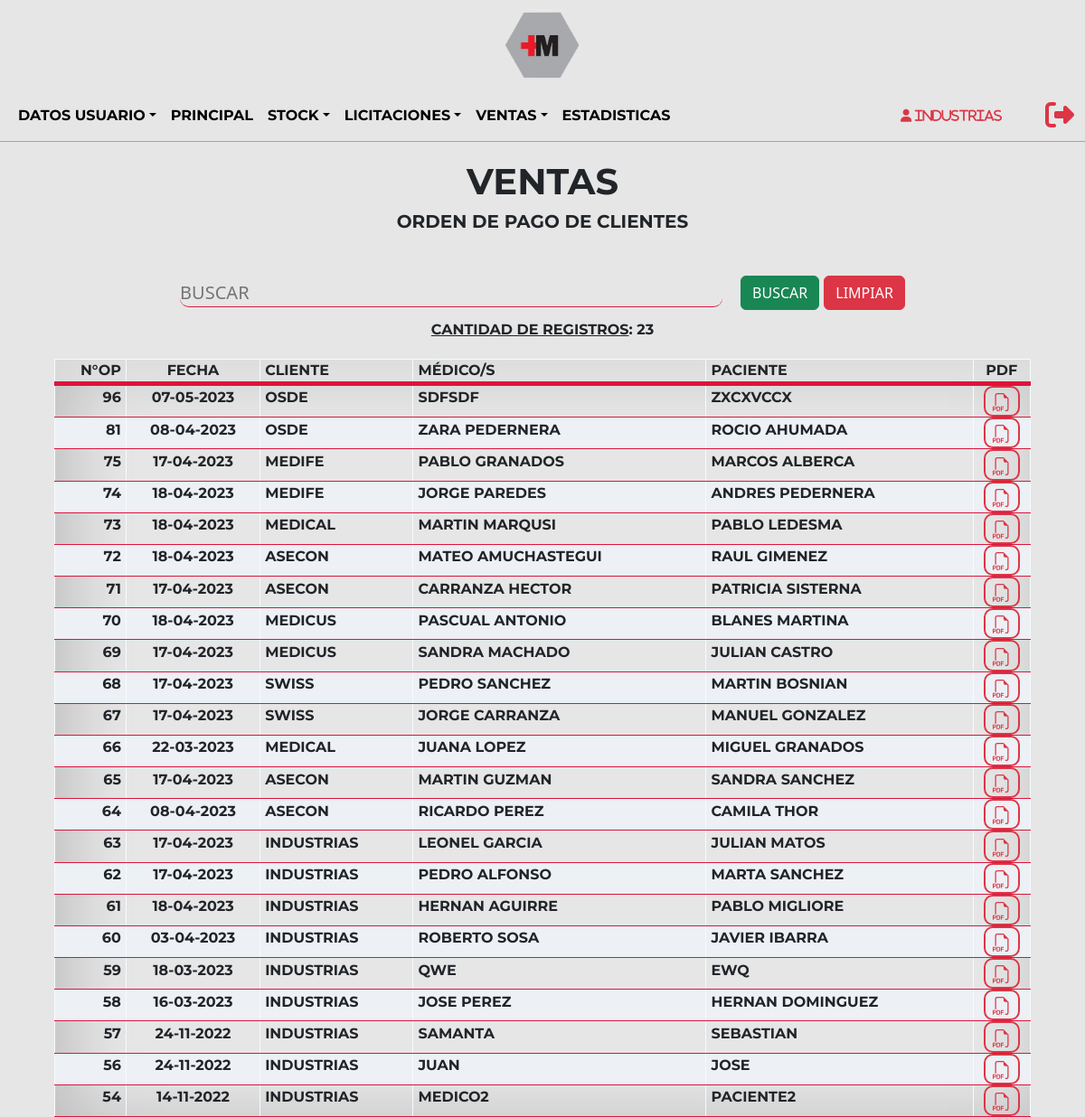
/Sistema/Ventas/ordenPago.php?ok (signed in), run on the app's committed database.
### tables this page shows
CREATE TABLE `usuario` (
  `idUsuario` int(3) NOT NULL,
  `usuario` text NOT NULL,
  `contraseña` varchar(60) NOT NULL,
  `idRol` int(2) NOT NULL,
  `idTipoUsuario` int(10) NOT NULL,
  `nombre` varchar(100) NOT NULL,
  `correo` varchar(100) NOT NULL,
  `direccion` varchar(100) NOT NULL,
  `idEstadoUsuario` int(2) NOT NULL
);

CREATE TABLE `documento` (
  `idDocumento` int(3) NOT NULL,
  `idEstadoDocumento` int(3) NOT NULL
);

### Sistema/Ventas/ordenPago.php (the view, shortened to what this page needs)
<?php
include('../../Utils/conexion.php');
$iduser = $_SESSION['usuario'];
$sql = "SELECT idUsuario, usuario, idRol FROM usuario WHERE usuario='$iduser'";
$resultado = $datos_base->query($sql);
$row = $resultado->fetch_assoc();
$nom = $row['usuario'];
$idRol = $row['idRol'];
?>
<!DOCTYPE html>
<html lang="en">
<head>
    <link href="https://cdn.jsdelivr.net/npm/bootstrap@5.2.0-beta1/dist/css/bootstrap.min.css" rel="stylesheet">
    <link rel="stylesheet" type="text/css" href="../../Css/estilos.css"/>
</head>
<body>
    <?php include('../Layouts/ventasHeader.php'); ?>
    <main>
        <section class="ini">
            <div class="ini-tit">
                <?php
                if($idRol != $rolobra){?>
                    <h1>VENTAS</h1>
                <?php }else{?>
                    <h1>COMPRAS</h1>
                <?php }?>
                <h5>ORDEN DE PAGO DE CLIENTES</h5>
            </div>
            <div class="container">
                <form method="POST" action="./ordenPago.php">
                    <div class="form-grilla">
                        <div class="form-grilla-busc">
                            <input type="text" style="text-transform:uppercase;" name="buscar"  placeholder="Buscar" class="busc">
                        </div>
                        <div class="form-grilla-but">
                            <input class="btn btn-success" type="submit" name="btn2" value="BUSCAR"></input>
                            <input class="btn btn-danger" type="submit" name="btn1" value="LIMPIAR"></input>
                        </div>
                    </div>
                </form>
            </div>
            <?php
            if($idRol == $rolgerente OR $idRol == $roladmin)
            {
                    echo "<table>
                            <thead>
                                <tr>
                                    <th><p style='text-align:right; margin-right: 5px;'>N°OP</p></th>
                                    <th><p>FECHA</p></th>
                                    <th><p style='text-align:left; margin-left: 5px;'>CLIENTE</p></th>
                                    <th><p style='text-align:left; margin-left: 5px;'>MÉDICO/S</p></th>
                                    <th><p style='text-align:left; margin-left: 5px;'>PACIENTE</p></th>
                                    <th><p>PDF</p></th>
                                </tr>
                            </thead>
                        ";
                        if(isset($_POST['btn2']))
                                {
                                    $cantidad = 0;
                                    $doc = $_POST['buscar'];
                                    $consulta=mysqli_query($datos_base, "SELECT d.idDocumento, m.fecha, u.usuario, da.medico, da.paciente
                                    FROM documento d
                                    LEFT JOIN movimientodocumento AS m ON m.idDocumento = d.idDocumento
                                    LEFT JOIN datosdocumento AS da ON da.idDocumento = d.idDocumento
                                    LEFT JOIN usuario AS u ON u.idUsuario = da.idUsuario
                                    WHERE m.idEstadoDocumento = 6 AND (m.idDocumento LIKE '%$doc%' OR m.fecha LIKE '%$doc%' OR u.usuario LIKE '%$doc%' OR da.medico LIKE '%$doc%' OR da.paciente LIKE '%$doc%')
                                    GROUP BY d.idDocumento
                                    ORDER BY d.idDocumento DESC");
                                    while($listar = mysqli_fetch_array($consulta))
                                    {
                                        $cantidad++;
                                        $fec = date("d-m-Y", strtotime($listar['fecha']));
                                        $idd = $listar['idDocumento'];
                                        echo
                                        "
                                            <tr>
                                            <td><h4 style='font-size:16px;text-align: right; margin-right: 5px; '>".$listar['idDocumento']."</h4 ></td>
                                            <td><h4 style='font-size:16px;'>".$fec."</h4 ></td>
                                            <td><h4 style='font-size:16px;text-transform:uppercase;text-align: left; margin-left: 5px;'>".$listar['usuario']."</h4 ></td>
                                            <td><h4 style='font-size:16px;text-transform:uppercase;text-align: left; margin-left: 5px;'>".$listar['medico']."</h4 ></td>
                                            <td><h4 style='font-size:16px;text-transform:uppercase;text-align: left; margin-left: 5px;'>".$listar['paciente']."</h4 ></td>
                                            <td class='text-center text-nowrap'> <a class='btn btn-sm btn-outline-danger' href=./confirmarOP.php?no=".$listar['idDocumento']." target=new><svg xmlns='http://www.w3.org/2000/svg' width='20' height='20' fill='currentColor' class='bi bi-filetype-pdf' viewBox='0 0 16 16'>
                                            <path fill-rule='evenodd' d='M14 4.5V14a2 2 0 0 1-2 2h-1v-1h1a1 1 0 0 0 1-1V4.5h-2A1.5 1.5 0 0 1 9.5 3V1H4a1 1 0 0 0-1 1v9H2V2a2 2 0 0 1 2-2h5.5L14 4.5ZM1.6 11.85H0v3.999h.791v-1.342h.803c.287 0 .531-.057.732-.173.203-.117.358-.275.463-.474a1.42 1.42 0 0 0 .161-.677c0-.25-.053-.476-.158-.677a1.176 1.176 0 0 0-.46-.477c-.2-.12-.443-.179-.732-.179Zm.545 1.333a.795.795 0 0 1-.085.38.574.574 0 0 1-.238.241.794.794 0 0 1-.375.082H.788V12.48h.66c.218 0 .389.06.512.181.123.122.185.296.185.522Zm1.217-1.333v3.999h1.46c.401 0 .734-.08.998-.237a1.45 1.45 0 0 0 .595-.689c.13-.3.196-.662.196-1.084 0-.42-.065-.778-.196-1.075a1.426 1.426 0 0 0-.589-.68c-.264-.156-.599-.234-1.005-.234H3.362Zm.791.645h.563c.248 0 .45.05.609.152a.89.89 0 0 1 .354.454c.079.201.118.452.118.753a2.3 2.3 0 0 1-.068.592 1.14 1.14 0 0 1-.196.422.8.8 0 0 1-.334.252 1.298 1.298 0 0 1-.483.082h-.563v-2.707Zm3.743 1.763v1.591h-.79V11.85h2.548v.653H7.896v1.117h1.606v.638H7.896Z'/>
                                          </svg></a></td>
                                          </tr>
                                      ";
                                    }
                                }
                                else{
                                    $cantidad = 0;
                                    $consulta=mysqli_query($datos_base, "SELECT d.idDocumento, m.fecha, u.usuario, da.medico, da.paciente
                                    FROM documento d
                                    LEFT JOIN movimientodocumento AS m ON m.idDocumento = d.idDocumento
                                    LEFT JOIN datosdocumento AS da ON da.idDocumento = d.idDocumento
                                    LEFT JOIN usuario AS u ON u.idUsuario = da.idUsuario
                                    WHERE m.idEstadoDocumento = 6
                                    GROUP BY d.idDocumento
                                    ORDER BY d.idDocumento DESC");
                                    while($listar = mysqli_fetch_array($consulta))
                                    {
                                        $cantidad++;
                                        $fec = date("d-m-Y", strtotime($listar['fecha']));
                                        echo
                                        "
                                            <tr>
                                            <td><h4 style='font-size:16px;text-align: right; margin-right: 5px; '>".$listar['idDocumento']."</h4 ></td>
                                            <td><h4 style='font-size:16px;'>".$fec."</h4 ></td>
                                            <td><h4 style='font-size:16px;text-transform:uppercase;text-align: left; margin-left: 5px;'>".$listar['usuario']."</h4 ></td>
                                            <td><h4 style='font-size:16px;text-transform:uppercase;text-align: left; margin-left: 5px;'>".$listar['medico']."</h4 ></td>
                                            <td><h4 style='font-size:16px;text-transform:uppercase;text-align: left; margin-left: 5px;'>".$listar['paciente']."</h4 ></td>
                                            <td class='text-center text-nowrap'><a class='btn btn-sm btn-outline-danger' href=./confirmarOP.php?no=".$listar['idDocumento']." target=new><svg xmlns='http://www.w3.org/2000/svg' width='20' height='20' fill='currentColor' class='bi bi-filetype-pdf' viewBox='0 0 16 16'>
                                            <path fill-rule='evenodd' d='M14 4.5V14a2 2 0 0 1-2 2h-1v-1h1a1 1 0 0 0 1-1V4.5h-2A1.5 1.5 0 0 1 9.5 3V1H4a1 1 0 0 0-1 1v9H2V2a2 2 0 0 1 2-2h5.5L14 4.5ZM1.6 11.85H0v3.999h.791v-1.342h.803c.287 0 .531-.057.732-.173.203-.117.358-.275.463-.474a1.42 1.42 0 0 0 .161-.677c0-.25-.053-.476-.158-.677a1.176 1.176 0 0 0-.46-.477c-.2-.12-.443-.179-.732-.179Zm.545 1.333a.795.795 0 0 1-.085.38.574.574 0 0 1-.238.241.794.794 0 0 1-.375.082H.788V12.48h.66c.218 0 .389.06.512.181.123.122.185.296.185.522Zm1.217-1.333v3.999h1.46c.401 0 .734-.08.998-.237a1.45 1.45 0 0 0 .595-.689c.13-.3.196-.662.196-1.084 0-.42-.065-.778-.196-1.075a1.426 1.426 0 0 0-.589-.68c-.264-.156-.599-.234-1.005-.234H3.362Zm.791.645h.563c.248 0 .45.05.609.152a.89.89 0 0 1 .354.454c.079.201.118.452.118.753a2.3 2.3 0 0 1-.068.592 1.14 1.14 0 0 1-.196.422.8.8 0 0 1-.334.252 1.298 1.298 0 0 1-.483.082h-.563v-2.707Zm3.743 1.763v1.591h-.79V11.85h2.548v.653H7.896v1.117h1.606v.638H7.896Z'/>
                                          </svg></a></td>
                                          </tr>
                                      ";
                                    }
                                }
                                echo "<div style='margin-top:10px;'><p style='text-transform: uppercase;'><u>Cantidad de registros</u>: ".$cantidad."</p></div>";
                                echo "</table>";
                            }
                                    ?>
        </section>
    </main>
</body>
</html>

### Sistema/Layouts/ventasHeader.php (shortened to what this page needs)
<div class="cont-img">
        <a href="../principal.php" class="imagenb">
            <img src="../../Imagenes/c-titulo.png" alt="logo">
         </a>
    </div>
    <header class="hea-pri">
        <nav class="navbar navbar-expand-lg navbar-light">
            <div class="container-fluid navpri">
                <div class="collapse navbar-collapse" id="navbarNav">
                    <ul class="navbar-nav">
                    <li class="nav-item dropdown">
                            <a href="#" class="nav-link dropdown-toggle variacion" id="navbarDropdown" role="button" data-bs-toggle="dropdown" aria-expanded="false">Datos usuario</a>
                                <?php
                                    $rolgerente = 1;
                                    $roladmin = 2;
                                    $roldeposito = 3;
                                    $rolventas = 4;
                                    $rolobra = 5;
                                    $rolproveedor = 6;
                                ?>
                        </li>
                        <li class="nav-item">
                            <a href="../principal.php" class="nav-link variacion" aria-current="page">Principal</a>
                        </li>
                        <?php
                            if($idRol == $rolgerente OR $idRol == $roldeposito){
                        ?>
                        <li class="nav-item dropdown">
                            <a href="#" class="nav-link dropdown-toggle variacion" id="navbarDropdown" role="button" data-bs-toggle="dropdown" aria-expanded="false">Stock</a>
                        </li>
                        <?php
                            }
                        ?>
                        <?php
                            if($idRol == $rolgerente OR $idRol == $roladmin OR $idRol == $rolventas OR $idRol == $rolproveedor){
                        ?>
                        <li class="nav-item dropdown">
                            <a href="#" class="nav-link dropdown-toggle variacion" id="navbarDropdown" role="button" data-bs-toggle="dropdown" aria-expanded="false">Licitaciones</a>
                        </li>
                        <?php
                            }
                        ?>
                        <?php
                            if($idRol == $rolgerente OR $idRol == $roladmin OR $idRol == $rolobra){
                        ?>
                        <li class="nav-item dropdown">
                            <?php
                            if($idRol != $rolobra){?>
                            <a href="#" class="nav-link dropdown-toggle variacion" id="navbarDropdown" role="button" data-bs-toggle="dropdown" aria-expanded="false">VENTAS</a>
                            <?php }else{?>
                            <a href="#" class="nav-link dropdown-toggle variacion" id="navbarDropdown" role="button" data-bs-toggle="dropdown" aria-expanded="false">COMPRAS</a>
                            <?php }?>
                        </li>
                        <?php
                            }
                        ?>
                        <?php
                            if($idRol == $rolgerente OR $idRol == $roladmin){
                        ?>
                        <li class="nav-item">
                            <a href="../estadisticas.php" class="nav-link variacion" aria-current="page">Estadisticas</a>
                        </li>
                        <?php
                            }
                        ?>
                    </ul>
                </div>
                <div class="not-exit">
                    <div class="not-exit-name">
                        <p><i class="fa-solid fa-user" style="color: #dc3545;">&nbsp<?php echo $nom;?></i></p>
                    </div>
                   <div class="not-exit-exit">
                       <a href="../../Utils/salir.php">
                            <i class="fa-solid fa-right-from-bracket fa-2x" style="color: #dc3545;"></i>
                        </a>
                   </div>
                </div>
            </div>
        </nav>
    </header>

### data on the page
usuario: usuario "Industrias"
documento: idDocumento "96", fec "07-05-2023", usuario "OSDE", medico "SDFSDF", paciente "ZXCXVCCX"
documento: idDocumento "81", fec "08-04-2023", usuario "OSDE", medico "ZARA PEDERNERA", paciente "ROCIO AHUMADA"
documento: idDocumento "75", fec "17-04-2023", usuario "MEDIFE", medico "PABLO GRANADOS", paciente "MARCOS ALBERCA"
documento: idDocumento "74", fec "18-04-2023", usuario "MEDIFE", medico "JORGE PAREDES", paciente "ANDRES PEDERNERA"
documento: idDocumento "73", fec "18-04-2023", usuario "MEDICAL", medico "MARTIN MARQUSI", paciente "PABLO LEDESMA"
documento: idDocumento "72", fec "18-04-2023", usuario "ASECON", medico "MATEO AMUCHASTEGUI", paciente "RAUL GIMENEZ"
documento: idDocumento "71", fec "17-04-2023", usuario "ASECON", medico "CARRANZA HECTOR", paciente "PATRICIA SISTERNA"
documento: idDocumento "70", fec "18-04-2023", usuario "MEDICUS", medico "PASCUAL ANTONIO", paciente "BLANES MARTINA"
documento: idDocumento "69", fec "17-04-2023", usuario "MEDICUS", medico "SANDRA MACHADO", paciente "JULIAN CASTRO"
documento: idDocumento "68", fec "17-04-2023", usuario "SWISS", medico "PEDRO SANCHEZ", paciente "MARTIN BOSNIAN"
documento: idDocumento "67", fec "17-04-2023", usuario "SWISS", medico "JORGE CARRANZA", paciente "MANUEL GONZALEZ"
documento: idDocumento "66", fec "22-03-2023", usuario "MEDICAL", medico "JUANA LOPEZ", paciente "MIGUEL GRANADOS"
documento: idDocumento "65", fec "17-04-2023", usuario "ASECON", medico "MARTIN GUZMAN", paciente "SANDRA SANCHEZ"
documento: idDocumento "64", fec "08-04-2023", usuario "ASECON", medico "RICARDO PEREZ", paciente "CAMILA THOR"
documento: idDocumento "63", fec "17-04-2023", usuario "INDUSTRIAS", medico "LEONEL GARCIA", paciente "JULIAN MATOS"
documento: idDocumento "62", fec "17-04-2023", usuario "INDUSTRIAS", medico "PEDRO ALFONSO", paciente "MARTA SANCHEZ"
documento: idDocumento "61", fec "18-04-2023", usuario "INDUSTRIAS", medico "HERNAN AGUIRRE", paciente "PABLO MIGLIORE"
documento: idDocumento "60", fec "03-04-2023", usuario "INDUSTRIAS", medico "ROBERTO SOSA", paciente "JAVIER IBARRA"
documento: idDocumento "59", fec "18-03-2023", usuario "INDUSTRIAS", medico "QWE", paciente "EWQ"
documento: idDocumento "58", fec "16-03-2023", usuario "INDUSTRIAS", medico "JOSE PEREZ", paciente "HERNAN DOMINGUEZ"
documento: idDocumento "57", fec "24-11-2022", usuario "INDUSTRIAS", medico "SAMANTA", paciente "SEBASTIAN"
documento: idDocumento "56", fec "24-11-2022", usuario "INDUSTRIAS", medico "JUAN", paciente "JOSE"
documento: idDocumento "54", fec "14-11-2022", usuario "INDUSTRIAS", medico "MEDICO2", paciente "PACIENTE2"

### other printed values
$cantidad "23"
